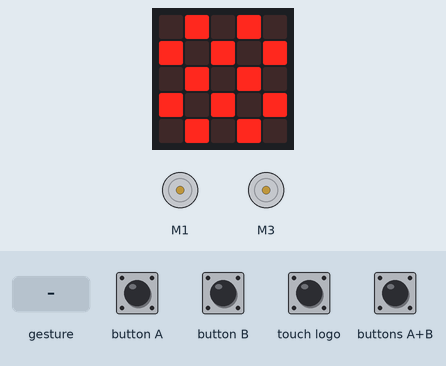
This program was run on a simulated BBC micro:bit (MakeCode). Shown: the board's 5×5 LED display, 2 × DC motor (green arrow = forward, orange = backward, longer = faster). The test bench sets the inputs (shaded band). A tilt is held for 1.5 s and a shake lasts 1 s, then the board lies face up again.

Above: at 1.8 s.
1.9 s: button A pressed for 0.15 s
At 2.8 s:
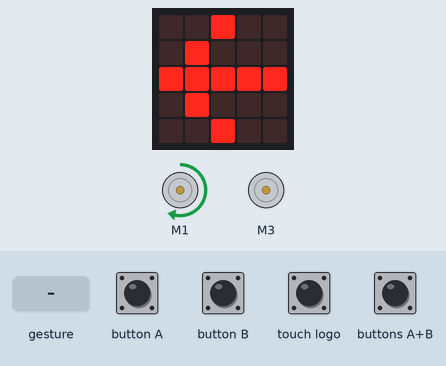
3.5 s: button B pressed for 0.15 s
At 4.0 s:
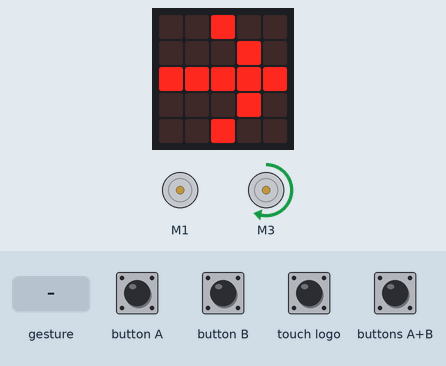
5.1 s: touch logo pressed for 0.15 s
At 5.7 s:
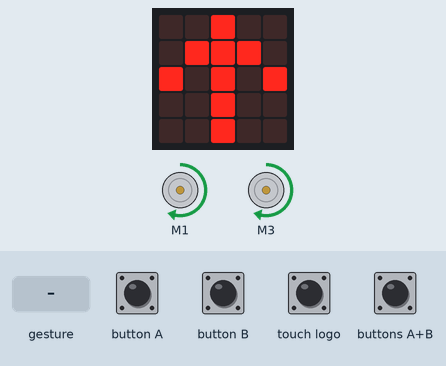
6.7 s: buttons A+B pressed for 0.15 s
At 7.6 s:
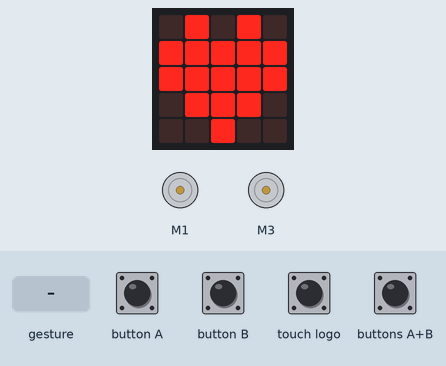
8.3 s: gesture 'logo up'
At 9.4 s:
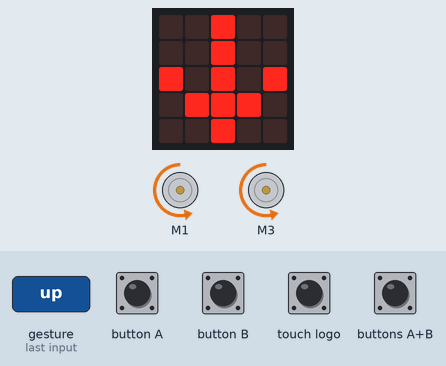
9.9 s: touch logo pressed for 1 s
At 10.5 s:
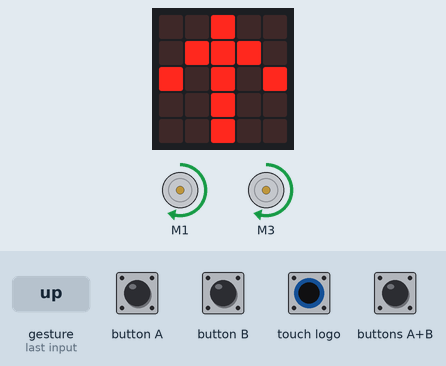
Timing chart, 0 to 12.9 s (numbered marks = the images above; inputs shaded):
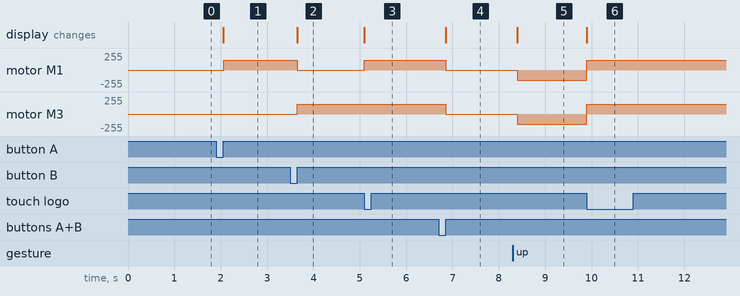

The program:

main.ts
```typescript
input.onButtonPressed(Button.A, function () {
    robotbit.MotorRunDual(
    robotbit.Motors.M1A,
    150,
    robotbit.Motors.M2A,
    0
    )
    basic.showArrow(ArrowNames.West)
})
input.onGesture(Gesture.LogoUp, function () {
    robotbit.MotorRunDual(
    robotbit.Motors.M1A,
    -150,
    robotbit.Motors.M2A,
    -150
    )
    basic.showArrow(ArrowNames.South)
})
input.onButtonPressed(Button.AB, function () {
    robotbit.MotorStopAll()
    basic.clearScreen()
    basic.showIcon(IconNames.Heart)
})
input.onLogoEvent(TouchButtonEvent.Touched, function () {
    robotbit.MotorRunDual(
    robotbit.Motors.M1A,
    150,
    robotbit.Motors.M2A,
    150
    )
    basic.showArrow(ArrowNames.North)
})
input.onButtonPressed(Button.B, function () {
    robotbit.MotorRunDual(
    robotbit.Motors.M1A,
    0,
    robotbit.Motors.M2A,
    150
    )
    basic.showArrow(ArrowNames.East)
})
basic.showIcon(IconNames.Chessboard)
```

test.ts
```typescript
// testes vão aqui; isto não será compilado quando este pacote for usado como uma extensão.
```

Measured:
- after the input at 1.9 s, motor M1: stopped → forward 150/255 after 0.17 s; the display: changes after 0.15 s (image 1)
- after the input at 3.5 s, motor M1: forward 150/255 → stopped after 0.15 s; motor M3: stopped → forward 150/255 after 0.15 s; the display: changes after 0.15 s (image 2)
- after the input at 5.1 s, motor M1: stopped → forward 150/255 at once; the display: changes at once (image 3)
- after the input at 6.7 s, motor M1, motor M3: forward 150/255 → stopped after 0.15 s; the display: changes after 0.15 s (image 4)
- after the input at 8.3 s, motor M1, motor M3: stopped → backward 150/255 after 0.10 s; the display: changes after 0.10 s (image 5)
- after the input at 9.9 s, motor M1, motor M3: backward 150/255 → forward 150/255 at once; the display: changes at once (image 6)
